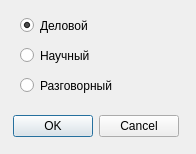
<?xml version="1.0" encoding="UTF-8"?>
<ui version="4.0">
 <class>DialogStyle</class>
 <widget class="QDialog" name="DialogStyle">
  <property name="geometry">
   <rect>
    <x>0</x>
    <y>0</y>
    <width>196</width>
    <height>154</height>
   </rect>
  </property>
  <property name="windowTitle">
   <string>Выбор стиля</string>
  </property>
  <widget class="QDialogButtonBox" name="ConfirmationStyle">
   <property name="geometry">
    <rect>
     <x>0</x>
     <y>110</y>
     <width>191</width>
     <height>32</height>
    </rect>
   </property>
   <property name="orientation">
    <enum>Qt::Horizontal</enum>
   </property>
   <property name="standardButtons">
    <set>QDialogButtonBox::Cancel|QDialogButtonBox::Ok</set>
   </property>
   <property name="centerButtons">
    <bool>true</bool>
   </property>
  </widget>
  <widget class="QRadioButton" name="Official">
   <property name="geometry">
    <rect>
     <x>20</x>
     <y>10</y>
     <width>121</width>
     <height>31</height>
    </rect>
   </property>
   <property name="text">
    <string>Деловой</string>
   </property>
   <property name="checked">
    <bool>true</bool>
   </property>
   <property name="autoRepeat">
    <bool>false</bool>
   </property>
  </widget>
  <widget class="QRadioButton" name="Science">
   <property name="geometry">
    <rect>
     <x>20</x>
     <y>40</y>
     <width>121</width>
     <height>31</height>
    </rect>
   </property>
   <property name="text">
    <string>Научный</string>
   </property>
   <property name="autoRepeat">
    <bool>false</bool>
   </property>
  </widget>
  <widget class="QRadioButton" name="Simple">
   <property name="geometry">
    <rect>
     <x>20</x>
     <y>70</y>
     <width>121</width>
     <height>31</height>
    </rect>
   </property>
   <property name="text">
    <string>Разговорный</string>
   </property>
   <property name="autoRepeat">
    <bool>false</bool>
   </property>
  </widget>
 </widget>
 <resources/>
 <connections>
  <connection>
   <sender>ConfirmationStyle</sender>
   <signal>accepted()</signal>
   <receiver>DialogStyle</receiver>
   <slot>accept()</slot>
   <hints>
    <hint type="sourcelabel">
     <x>248</x>
     <y>254</y>
    </hint>
    <hint type="destinationlabel">
     <x>157</x>
     <y>274</y>
    </hint>
   </hints>
  </connection>
  <connection>
   <sender>ConfirmationStyle</sender>
   <signal>rejected()</signal>
   <receiver>DialogStyle</receiver>
   <slot>reject()</slot>
   <hints>
    <hint type="sourcelabel">
     <x>316</x>
     <y>260</y>
    </hint>
    <hint type="destinationlabel">
     <x>286</x>
     <y>274</y>
    </hint>
   </hints>
  </connection>
 </connections>
</ui>
